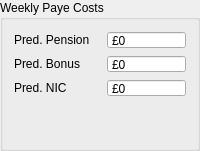
             <widget class="QGroupBox" name="groupBox">
              <property name="autoFillBackground">
               <bool>false</bool>
              </property>
              <property name="title">
               <string>Weekly Paye Costs</string>
              </property>
              <property name="flat">
               <bool>false</bool>
              </property>
              <property name="checkable">
               <bool>false</bool>
              </property>
              <layout class="QGridLayout" name="gridLayout">
               <item row="1" column="1">
                <widget class="QDoubleSpinBox" name="predBonusBox">
                 <property name="minimumSize">
                  <size>
                   <width>79</width>
                   <height>18</height>
                  </size>
                 </property>
                 <property name="maximumSize">
                  <size>
                   <width>79</width>
                   <height>18</height>
                  </size>
                 </property>
                 <property name="readOnly">
                  <bool>true</bool>
                 </property>
                 <property name="buttonSymbols">
                  <enum>QAbstractSpinBox::NoButtons</enum>
                 </property>
                 <property name="prefix">
                  <string>£</string>
                 </property>
                 <property name="decimals">
                  <number>0</number>
                 </property>
                 <property name="maximum">
                  <double>9999.000000000000000</double>
                 </property>
                </widget>
               </item>
               <item row="0" column="0">
                <widget class="QLabel" name="predPensionlbl">
                 <property name="sizePolicy">
                  <sizepolicy hsizetype="Preferred" vsizetype="Fixed">
                   <horstretch>0</horstretch>
                   <verstretch>0</verstretch>
                  </sizepolicy>
                 </property>
                 <property name="maximumSize">
                  <size>
                   <width>90</width>
                   <height>16777215</height>
                  </size>
                 </property>
                 <property name="text">
                  <string>Pred. Pension</string>
                 </property>
                </widget>
               </item>
               <item row="2" column="0">
                <widget class="QLabel" name="predNIClbl">
                 <property name="sizePolicy">
                  <sizepolicy hsizetype="Preferred" vsizetype="Fixed">
                   <horstretch>0</horstretch>
                   <verstretch>0</verstretch>
                  </sizepolicy>
                 </property>
                 <property name="maximumSize">
                  <size>
                   <width>90</width>
                   <height>16777215</height>
                  </size>
                 </property>
                 <property name="text">
                  <string>Pred. NIC</string>
                 </property>
                </widget>
               </item>
               <item row="2" column="1">
                <widget class="QDoubleSpinBox" name="predNICBox">
                 <property name="minimumSize">
                  <size>
                   <width>79</width>
                   <height>18</height>
                  </size>
                 </property>
                 <property name="maximumSize">
                  <size>
                   <width>79</width>
                   <height>18</height>
                  </size>
                 </property>
                 <property name="readOnly">
                  <bool>true</bool>
                 </property>
                 <property name="buttonSymbols">
                  <enum>QAbstractSpinBox::NoButtons</enum>
                 </property>
                 <property name="prefix">
                  <string>£</string>
                 </property>
                 <property name="decimals">
                  <number>0</number>
                 </property>
                 <property name="maximum">
                  <double>9999.000000000000000</double>
                 </property>
                </widget>
               </item>
               <item row="3" column="1">
                <spacer name="verticalSpacer">
                 <property name="orientation">
                  <enum>Qt::Vertical</enum>
                 </property>
                 <property name="sizeHint" stdset="0">
                  <size>
                   <width>20</width>
                   <height>40</height>
                  </size>
                 </property>
                </spacer>
               </item>
               <item row="0" column="1">
                <widget class="QDoubleSpinBox" name="predPensionBox">
                 <property name="minimumSize">
                  <size>
                   <width>79</width>
                   <height>18</height>
                  </size>
                 </property>
                 <property name="maximumSize">
                  <size>
                   <width>79</width>
                   <height>18</height>
                  </size>
                 </property>
                 <property name="readOnly">
                  <bool>true</bool>
                 </property>
                 <property name="buttonSymbols">
                  <enum>QAbstractSpinBox::NoButtons</enum>
                 </property>
                 <property name="prefix">
                  <string>£</string>
                 </property>
                 <property name="decimals">
                  <number>0</number>
                 </property>
                 <property name="maximum">
                  <double>9999.000000000000000</double>
                 </property>
                </widget>
               </item>
               <item row="1" column="0">
                <widget class="QLabel" name="predBonuslbl">
                 <property name="sizePolicy">
                  <sizepolicy hsizetype="Preferred" vsizetype="Fixed">
                   <horstretch>0</horstretch>
                   <verstretch>0</verstretch>
                  </sizepolicy>
                 </property>
                 <property name="maximumSize">
                  <size>
                   <width>90</width>
                   <height>16777215</height>
                  </size>
                 </property>
                 <property name="text">
                  <string>Pred. Bonus</string>
                 </property>
                </widget>
               </item>
              </layout>
              <zorder>predNICBox</zorder>
              <zorder>predBonuslbl</zorder>
              <zorder>predBonusBox</zorder>
              <zorder>predNIClbl</zorder>
              <zorder>predPensionlbl</zorder>
              <zorder>predPensionBox</zorder>
              <zorder>verticalSpacer</zorder>
             </widget>
